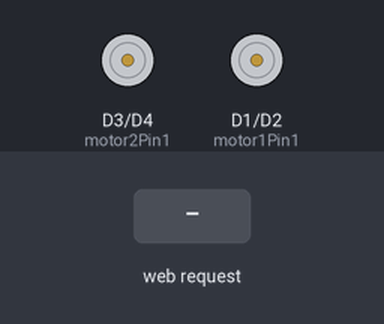
This sketch was run on a simulated ESP8266 (NodeMCU). Parts: motor-driver pin pairs drawn as motors (green arrow = first pin HIGH = forward, orange = second pin HIGH = backward, longer = more drive). The test bench sets the inputs (shaded band). WiFi joins after 1.5 s; servers stay silent unless stated; what the sketch prints to the serial monitor is not drawn.

Above: at 3.2 s.
3.3 s: HTTP request GET /forward received
At 4.4 s:
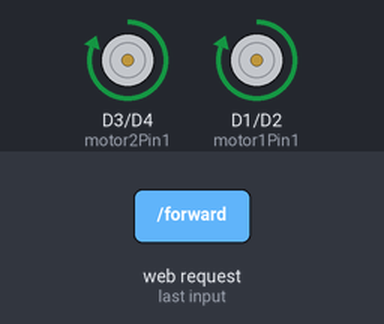
4.8 s: HTTP request GET /backward received
At 5.6 s:
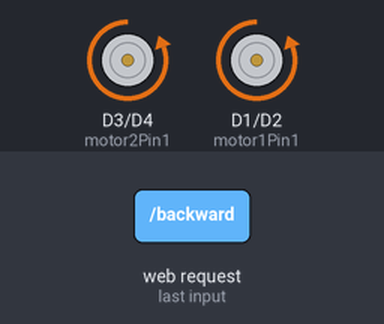
6.3 s: HTTP request GET /left received
At 6.7 s:
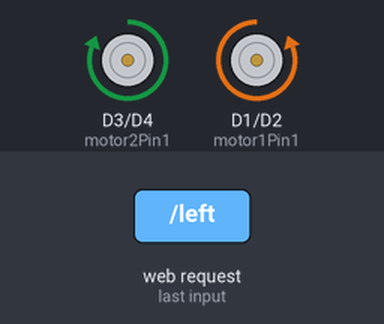
7.8 s: HTTP request GET /right received
At 9.0 s:
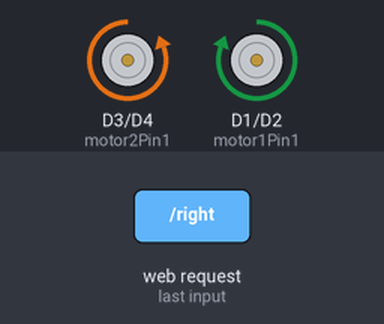
9.3 s: HTTP request GET /stop received
At 10.2 s:
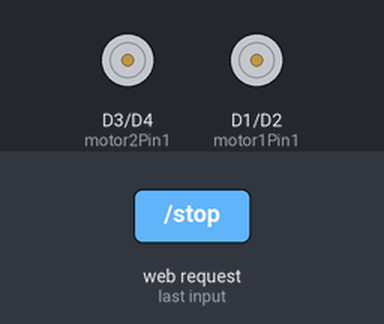
Timing chart, 0 to 11.8 s (numbered marks = the images above; inputs shaded):
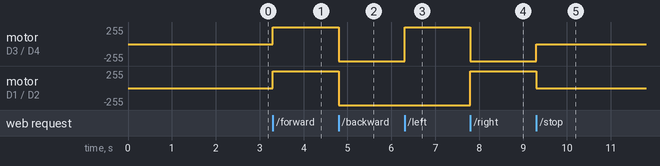

Measured:
- after the input at 3.3 s, motor on D3 (motor2Pin1) / D4 (motor2Pin2), motor on D1 (motor1Pin1) / D2 (motor1Pin2): stopped → forward 255/255 at once
- after the input at 4.8 s, motor on D3 (motor2Pin1) / D4 (motor2Pin2), motor on D1 (motor1Pin1) / D2 (motor1Pin2): forward 255/255 → backward 255/255 at once
- after the input at 6.3 s, motor on D3 (motor2Pin1) / D4 (motor2Pin2): backward 255/255 → forward 255/255 at once
- after the input at 7.8 s, motor on D3 (motor2Pin1) / D4 (motor2Pin2): forward 255/255 → backward 255/255 at once; motor on D1 (motor1Pin1) / D2 (motor1Pin2): backward 255/255 → forward 255/255 at once
- after the input at 9.3 s, motor on D3 (motor2Pin1) / D4 (motor2Pin2): backward 255/255 → stopped at once; motor on D1 (motor1Pin1) / D2 (motor1Pin2): forward 255/255 → stopped at once

The sketch:

NodeMCU_Based_Mobile_Controlled_Car_Through_WIFI.ino
```cpp
#include <ESP8266WiFi.h>
#include <ESP8266WebServer.h>

// Replace these with your network credentials
const char* ssid = "your_SSID";
const char* password = "your_PASSWORD";

ESP8266WebServer server(80);

// Motor driver pins
const int motor1Pin1 = D1; // IN1
const int motor1Pin2 = D2; // IN2
const int motor2Pin1 = D3; // IN3
const int motor2Pin2 = D4; // IN4

void setup() {
  Serial.begin(115200);

  // Initialize motor pins
  pinMode(motor1Pin1, OUTPUT);
  pinMode(motor1Pin2, OUTPUT);
  pinMode(motor2Pin1, OUTPUT);
  pinMode(motor2Pin2, OUTPUT);

  // Connect to Wi-Fi
  WiFi.begin(ssid, password);
  while (WiFi.status() != WL_CONNECTED) {
    delay(1000);
    Serial.println("Connecting to WiFi...");
  }
  Serial.println("Connected to WiFi");
  Serial.println(WiFi.localIP());

  // Define routes
  server.on("/", handleRoot);
  server.on("/forward", handleForward);
  server.on("/backward", handleBackward);
  server.on("/left", handleLeft);
  server.on("/right", handleRight);
  server.on("/stop", handleStop);

  // Start server
  server.begin();
  Serial.println("HTTP server started");
}

void loop() {
  server.handleClient();
}

void handleRoot() {
  String html = "<html>\
  <head>\
    <title>NodeMCU Car Control</title>\
    <meta name=\"viewport\" content=\"width=device-width, initial-scale=1\">\
  </head>\
  <body>\
    <h1>NodeMCU Car Control</h1>\
    <button onclick=\"location.href='/forward'\">Forward</button>\
    <button onclick=\"location.href='/backward'\">Backward</button>\
    <button onclick=\"location.href='/left'\">Left</button>\
    <button onclick=\"location.href='/right'\">Right</button>\
    <button onclick=\"location.href='/stop'\">Stop</button>\
  </body>\
  </html>";
  server.send(200, "text/html", html);
}

void handleForward() {
  digitalWrite(motor1Pin1, HIGH);
  digitalWrite(motor1Pin2, LOW);
  digitalWrite(motor2Pin1, HIGH);
  digitalWrite(motor2Pin2, LOW);
  server.send(200, "text/plain", "Moving forward");
}

void handleBackward() {
  digitalWrite(motor1Pin1, LOW);
  digitalWrite(motor1Pin2, HIGH);
  digitalWrite(motor2Pin1, LOW);
  digitalWrite(motor2Pin2, HIGH);
  server.send(200, "text/plain", "Moving backward");
}

void handleLeft() {
  digitalWrite(motor1Pin1, LOW);
  digitalWrite(motor1Pin2, HIGH);
  digitalWrite(motor2Pin1, HIGH);
  digitalWrite(motor2Pin2, LOW);
  server.send(200, "text/plain", "Turning left");
}

void handleRight() {
  digitalWrite(motor1Pin1, HIGH);
  digitalWrite(motor1Pin2, LOW);
  digitalWrite(motor2Pin1, LOW);
  digitalWrite(motor2Pin2, HIGH);
  server.send(200, "text/plain", "Turning right");
}

void handleStop() {
  digitalWrite(motor1Pin1, LOW);
  digitalWrite(motor1Pin2, LOW);
  digitalWrite(motor2Pin1, LOW);
  digitalWrite(motor2Pin2, LOW);
  server.send(200, "text/plain", "Stopping");
}
```
